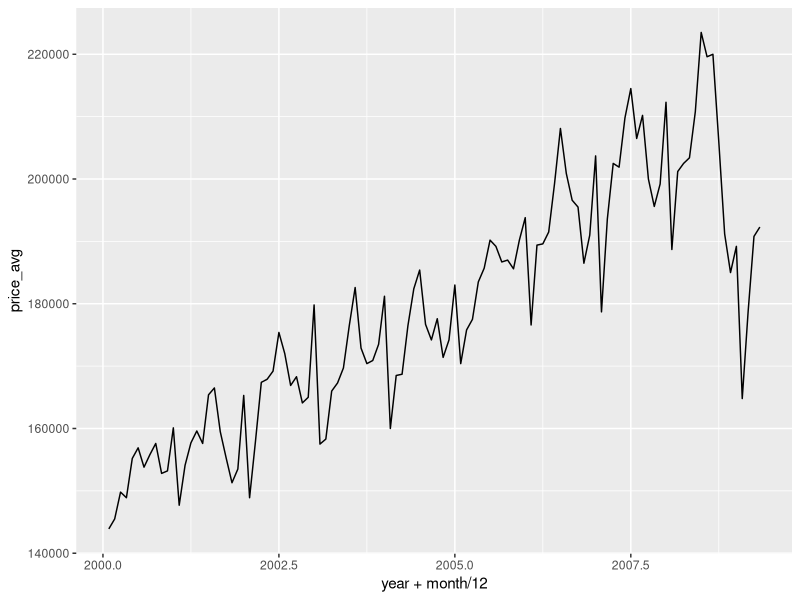
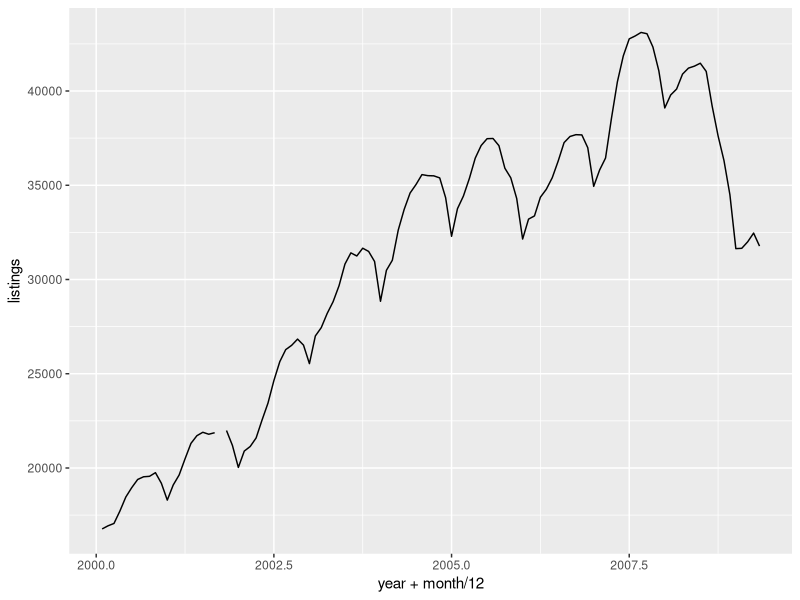
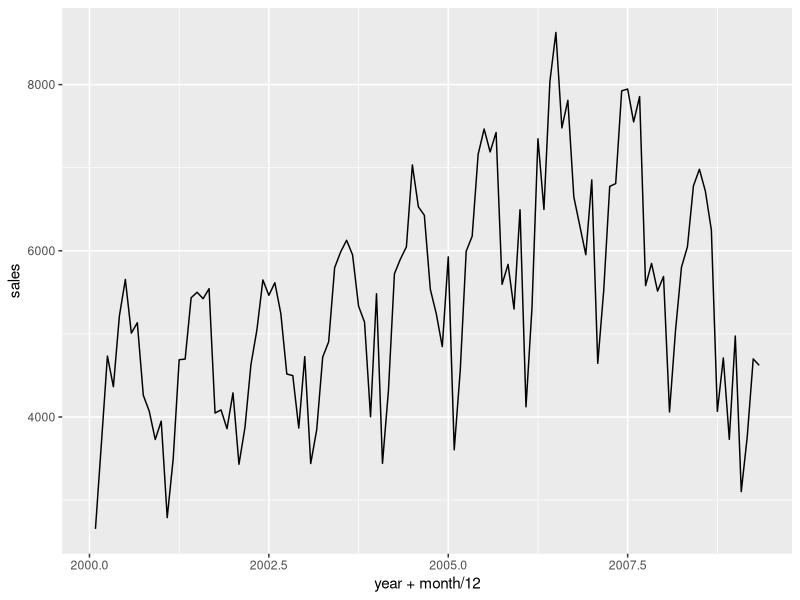
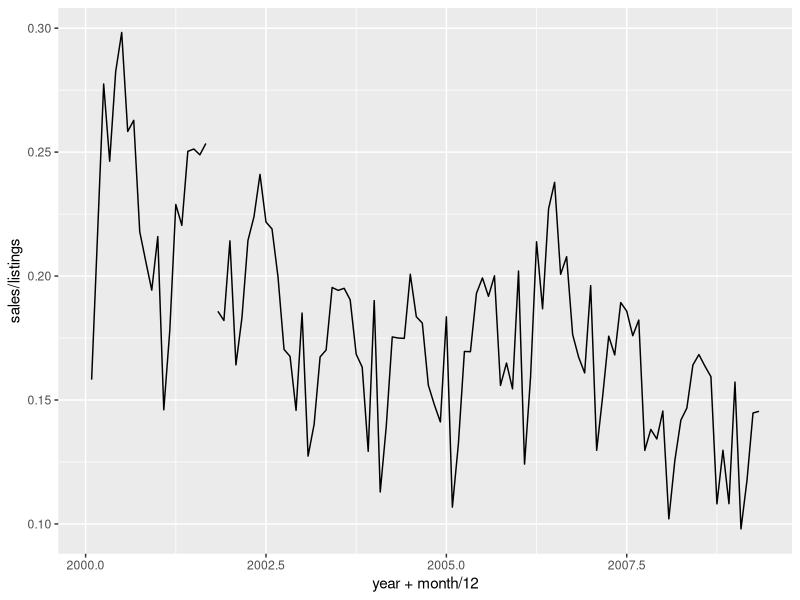
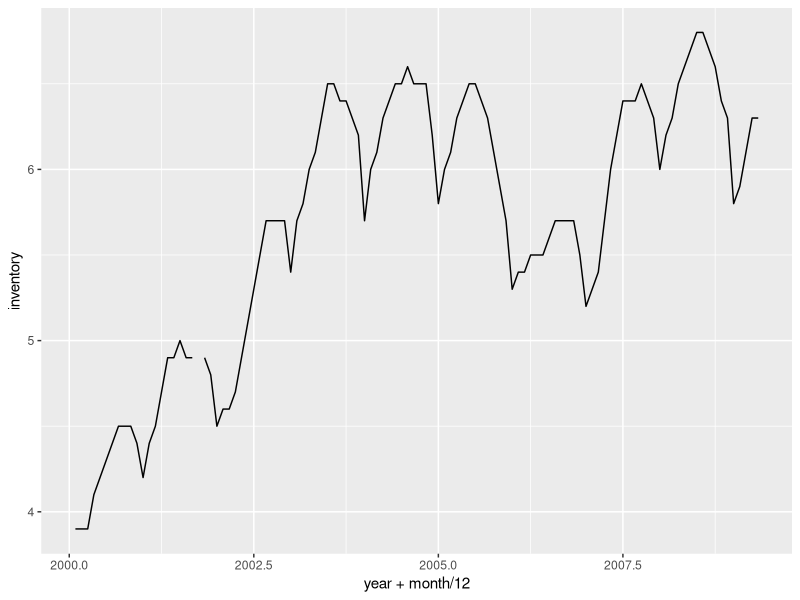
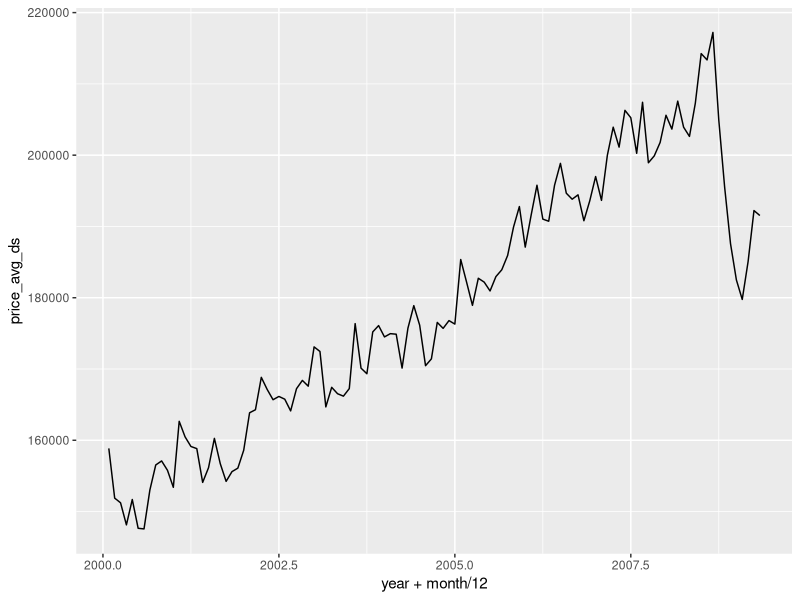
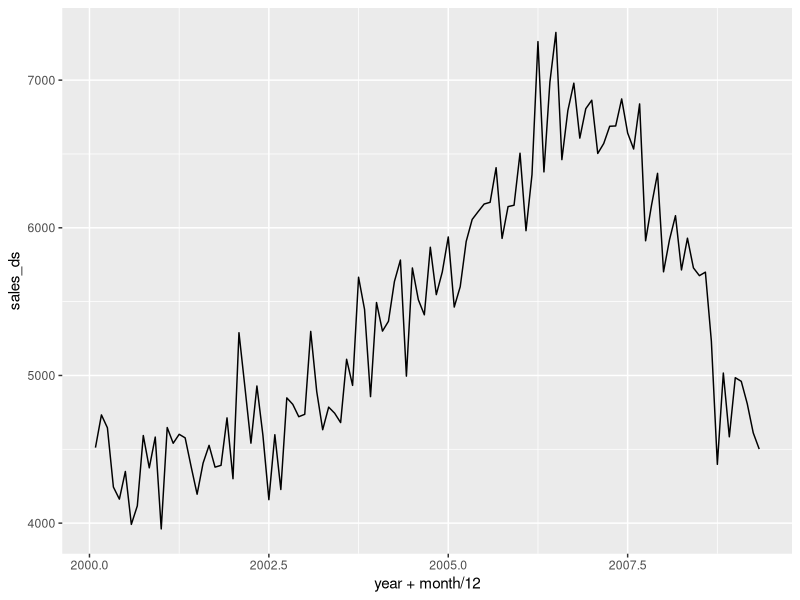
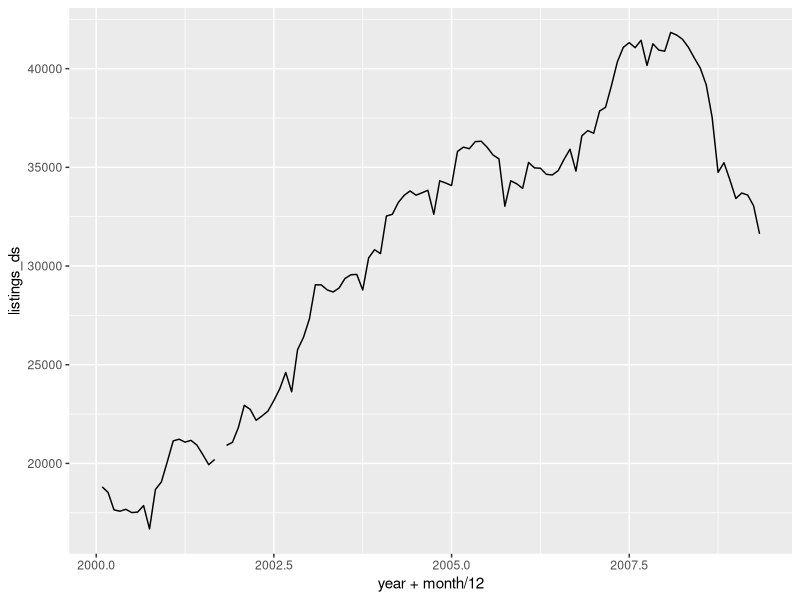

R code for these plots, in order:
options(na.action = "na.exclude")
# Explore housing trends within Houston, 2000+
hlist <- subset(read.csv("texas-listings.csv"), msa == 280 & year >= 2000)
hdist <- subset(read.csv("texas-price-dist.csv"), msa == 280 & year >= 2000)

library(ggplot2)

# Strong seasonal effects make it difficult to see long term trend
qplot(year + month / 12, price_avg, data = hlist, geom = "line")
qplot(year + month / 12, listings, data = hlist, geom = "line")
qplot(year + month / 12, sales, data = hlist, geom = "line")
qplot(year + month / 12, sales / listings, data = hlist, geom = "line")
qplot(year + month / 12, inventory, data = hlist, geom = "line")

# So we'll remove the linear trend with a robust linear model
library(MASS)
deseas <- function(var) {
  model <- eval(substitute(var ~ factor(month), list(var = as.name(var))))
  unname(resid(rlm(model, data = hlist))) + mean(hlist[[var]], na.rm = TRUE)
}
hlist$sales_ds <- deseas("sales")
hlist$listings_ds <- deseas("listings")
hlist$inventory_ds <- deseas("inventory")
hlist$price_avg_ds <- deseas("price_avg")

# Findings -------------------------------------------------------------------

# Average price took a big hit mig-late 2008
qplot(year + month / 12, price_avg_ds, data = hlist, geom = "line")

# Number of sales started slowing mid 2006, big drop mid 2008
qplot(year + month / 12, sales_ds, data = hlist, geom = "line")

# Listings start slowing at the start of 2006.  Leading indicator?
qplot(year + month / 12, listings_ds, data = hlist, geom = "line")
  
# Steady decline in success - lower percent are sold each month, and 
# the average length of time listed increases
qplot(year + month / 12, sales_ds / listings_ds, data = hlist, geom = "line")
qplot(year + month / 12, inventory_ds, data = hlist, geom = "line")

# Positive correlation between sales and average price?!
qplot(sales, price_avg, data = hlist)
qplot(sales_ds, price_avg_ds, data = hlist)


# Explore price distributions ------------------------------------------------

qplot(price_rng, value, data = hdist, geom = "line") + facet_wrap(~ year)
qplot(year, value, data = hdist, geom = "line") + facet_wrap(~ price_rng)